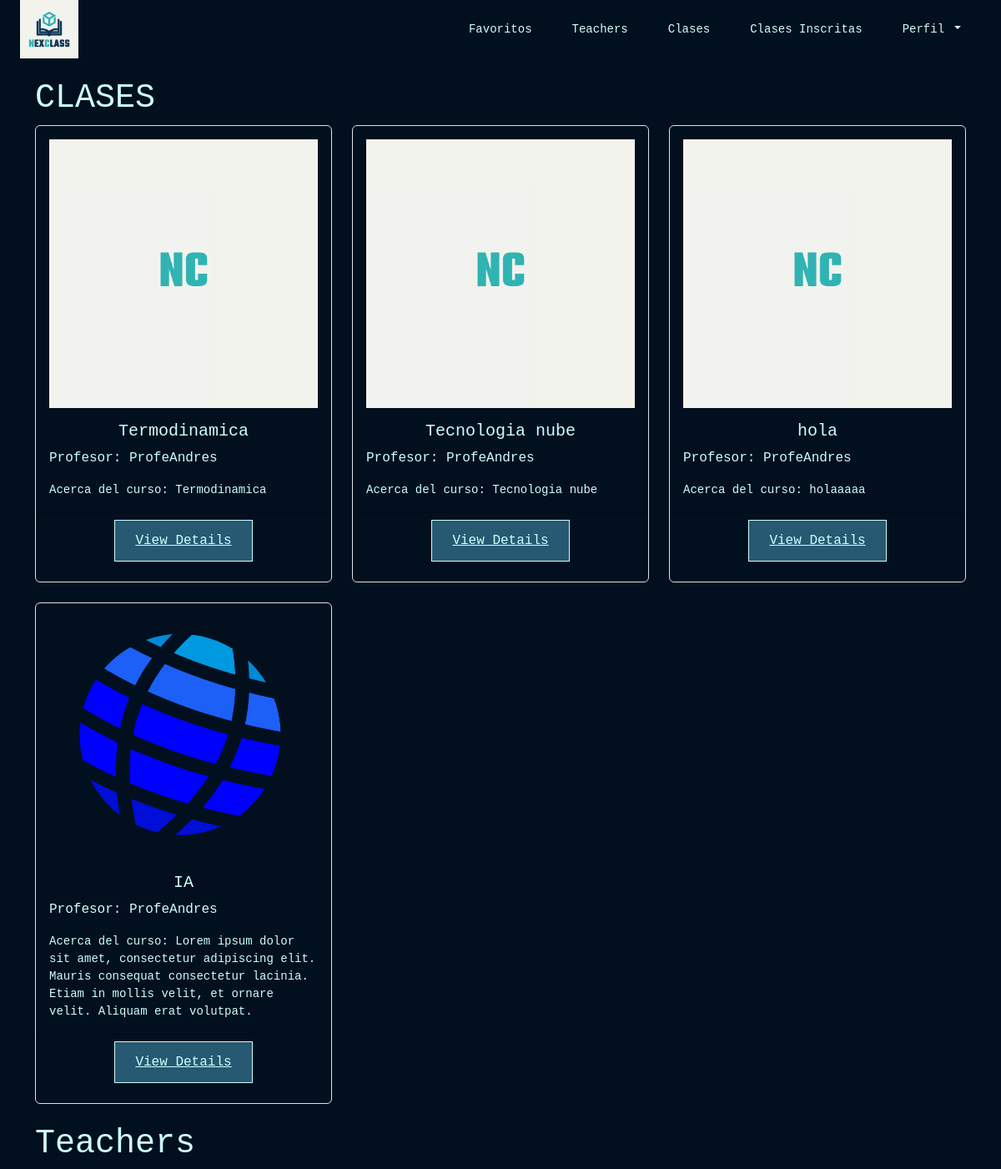
The page /favoritos/ (signed in, upper part) on the database as committed earlier.
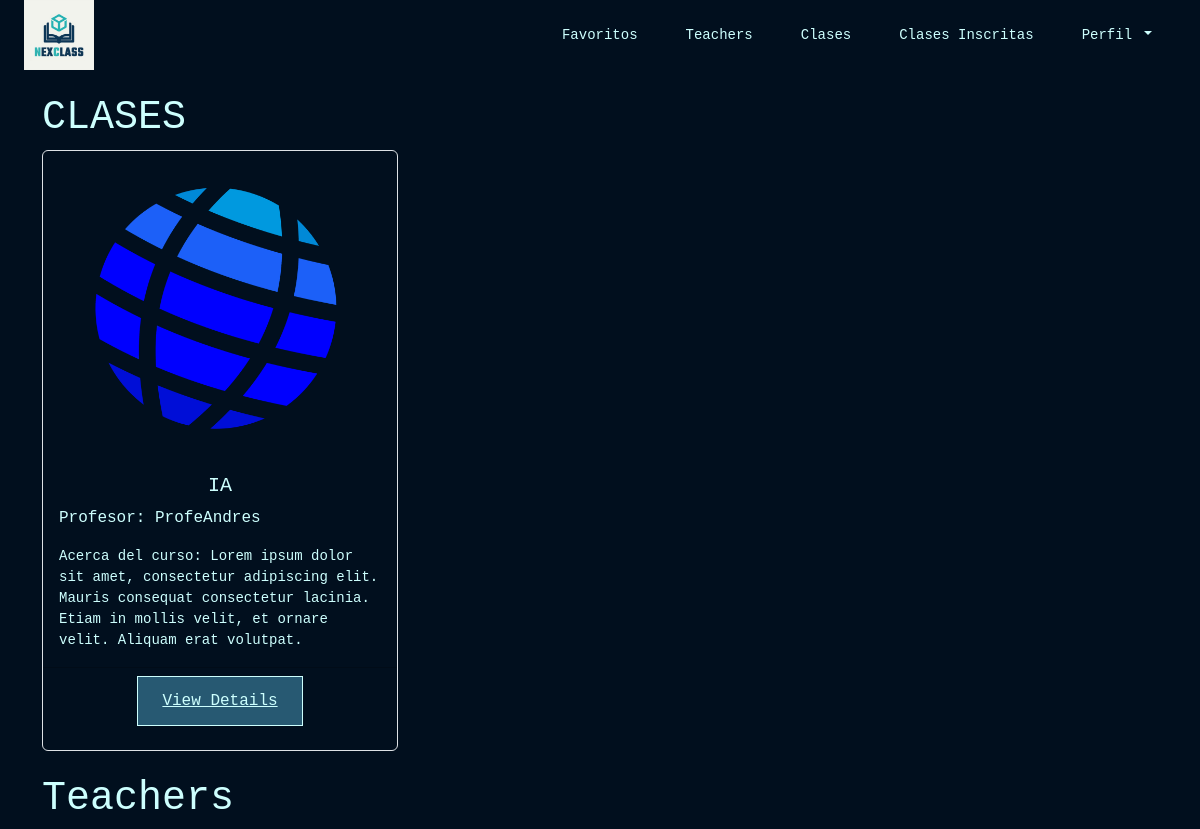
The same page on the database as committed later.
### users/models.py (models this page shows, shortened)
class StudentFavoritesClasses(models.Model):
    student = models.ForeignKey(Student, on_delete=models.CASCADE)
    student_class = models.ForeignKey(Class, on_delete=models.CASCADE)

class Teacher(models.Model):
    user = models.OneToOneField(User, on_delete=models.CASCADE)
    specialties = models.CharField(
        max_length=50,
        choices=Specialties.choices
    )
    biography = models.TextField()
    average_rating = models.FloatField(default=0.0)
    availability = models.CharField(
        max_length=50,
        choices=Availability.choices
    )
    mode = models.CharField(
        max_length=50,
        choices=Mode.choices
    )
    def average_rating(self):
        ratings = self.ratings.all()
        if ratings:
            return sum([rating.rating for rating in ratings]) / ratings.count()
        return 0

class User(AbstractBaseUser, PermissionsMixin):
    user_id = models.AutoField(primary_key=True)
    name = models.CharField(max_length=255)
    username = models.CharField(max_length=150, unique=True)
    email = models.EmailField(unique=True)
    password = models.CharField(max_length=128)
    user_type = models.CharField(
        max_length=10,
        choices=UserType.choices
    )
    registration_date = models.DateTimeField(auto_now_add=True)
    profile_picture = models.ImageField(upload_to='profile_photos/', default='profile_photos/default_profile.png',
                                        null=True, blank=True)
    address = models.CharField(max_length=255, null=True, blank=True)
    profile_complete = models.BooleanField(default=False)
    is_active = models.BooleanField(default=True)
    is_staff = models.BooleanField(default=False)
    objects = UserManager()
    USERNAME_FIELD = 'username'
    REQUIRED_FIELDS = ['email', 'name']

### classCreation_Schedules/models.py (models this page shows)
class Class(models.Model):
    className = models.CharField(max_length=100)
    teacher = models.ForeignKey('users.Teacher', on_delete=models.CASCADE)
    description = models.TextField()
    class_picture = models.ImageField(upload_to='class_photos/', default='class_photos/default_profile.png', null=True, blank=True)

### favorites/views.py (the view)
# urls.py: path('favoritos/', views.favorites_view, name='favoritos'),
@login_required
def favorites_view(request):
    student_instance = Student.objects.get(user=request.user)
    student_favorites_classes = StudentFavoritesClasses.objects.filter(student=student_instance)
    student_favorites_teacher = StudentFavoritesTeachers.objects.filter(student=student_instance)
    context = {
        'student_favorites_classes': student_favorites_classes,
        'student_favorites_teacher': student_favorites_teacher,
    }
    return render(request, 'favoritos.html', context)

### favorites/templates/favoritos.html (shortened to what this page needs)
{% extends 'navbar.html' %}
{% block content %}
    <div class="container mt-4">
       <div class="row">
        <h1>CLASES</h1>
           {% for favorite_class in student_favorites_classes %}
           <div class="col-md-4 mb-4 d-flex align-items-stretch">
               <div class="card bg-transparent border">
                   <img class="card-img-top px-3 pt-3" src="{{ favorite_class.student_class.class_picture.url }}" alt="{{ favorite_class.student_class.className }}">
                   <div class="card-body text_custom">
                       <h5 class="card-title text-center">{{ favorite_class.student_class.className }}</h5>
                       <p class="card-text">Profesor: {{ favorite_class.student_class.teacher.user.name }}</p>
                       <p class="card-text"><small>Acerca del curso: {{ favorite_class.student_class.description }}</small></p>
                   </div>
                    <div class="card-footer text-center">
                   <a href="{% url 'class_detail' favorite_class.id %}" class="button-custom-two mb-3 ">View Details</a>
                </div>
               </div>
           </div>
           {% endfor %}
       </div>
       <div class="row">
               <h1>Teachers</h1>
       </div>
   </div>
{% endblock content %}

Rows that differ between the two databases and show on the page:
removed StudentFavoritesClasses: student_class.class_picture (placeholder picture), student_class.className "Termodinamica", student_class.teacher.user.name "ProfeAndres", student_class.description "Termodinamica"
removed StudentFavoritesClasses: student_class.class_picture (placeholder picture), student_class.className "Tecnologia nube", student_class.teacher.user.name "ProfeAndres", student_class.description "Tecnologia nube"
removed StudentFavoritesClasses: student_class.class_picture (placeholder picture), student_class.className "hola", student_class.teacher.user.name "ProfeAndres", student_class.description "holaaaaa"
